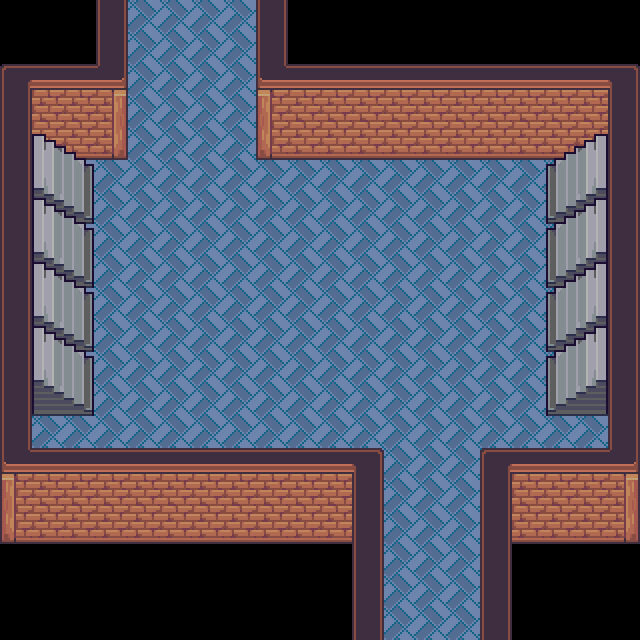

A level layout from a 2D game, rendered from its tile map. Below: a short description, then the map file with tile-grid data replaced by summaries:
An orthogonal 20x20 tile map with 32x32 px tiles, 4 tile layers (Tile Layer 1, Tile Layer 2, Tile Layer 3, Above Player), 3 tilesets and 10 objects (10x collision).

<map version="1.10" tiledversion="1.10.2" orientation="orthogonal" renderorder="right-down" width="20" height="20" tilewidth="32" tileheight="32" infinite="0" nextlayerid="7" nextobjectid="12">
 <properties>
  <property name="edges" value="clamped" />
  <property name="scenario" value="xero" />
 </properties>
 <tileset firstgid="1" name="core_indoor_floors" tilewidth="32" tileheight="32" tilecount="3864" columns="46">
  <image source="../gfx/tilesets/core_indoor_floors.png" width="1472" height="2688" />
 </tileset>
 <tileset firstgid="3865" name="core_indoor_stairs" tilewidth="32" tileheight="32" tilecount="2970" columns="45">
  <image source="../gfx/tilesets/core_indoor_stairs.png" width="1440" height="2112" />
 </tileset>
 <tileset firstgid="6835" name="core_indoor_walls" tilewidth="32" tileheight="32" tilecount="3864" columns="46">
  <image source="../gfx/tilesets/core_indoor_walls.png" width="1472" height="2688" />
 </tileset>
 <layer id="1" name="Tile Layer 1" width="20" height="20">
  <data>[400 cells, 327 non-empty, 15 distinct tile ids]</data>
 </layer>
 <layer id="2" name="Tile Layer 2" width="20" height="20">
  <data>[400 cells, 40 non-empty, 16 distinct tile ids]</data>
 </layer>
 <layer id="3" name="Tile Layer 3" width="20" height="20">
  <data>[400 cells, 12 non-empty, 4 distinct tile ids]</data>
 </layer>
 <layer id="4" name="Above Player" width="20" height="20">
  <data>[400 cells, 0 non-empty, 0 distinct tile ids]</data>
 </layer>
 <objectgroup color="#ff2600" id="6" name="Collisions">
  <object id="1" type="collision" x="0" y="64" width="128" height="96" />
  <object id="2" type="collision" x="0" y="160" width="32" height="384" />
  <object id="3" type="collision" x="32" y="448" width="352" height="96" />
  <object id="4" type="collision" x="480" y="448" width="160" height="96" />
  <object id="5" type="collision" x="608" y="64" width="32" height="384" />
  <object id="6" type="collision" x="256" y="64" width="352" height="96" />
  <object id="8" type="collision" x="256" y="0" width="32" height="64" />
  <object id="9" type="collision" x="96" y="0" width="32" height="64" />
  <object id="10" type="collision" x="352" y="544" width="32" height="96" />
  <object id="11" type="collision" x="480" y="544" width="32" height="96" />
 </objectgroup>
 <objectgroup color="#fffb00" id="5" name="Events" />
</map>
